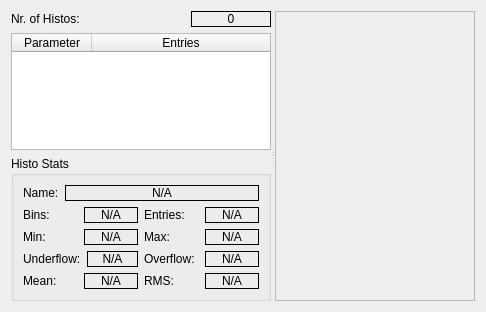
<?xml version="1.0" encoding="UTF-8"?>
<ui version="4.0">
 <class>histogramDataForm</class>
 <widget class="QWidget" name="histogramDataForm">
  <property name="geometry">
   <rect>
    <x>0</x>
    <y>0</y>
    <width>486</width>
    <height>312</height>
   </rect>
  </property>
  <property name="windowTitle">
   <string>Form</string>
  </property>
  <layout class="QGridLayout" name="gridLayout_3">
   <item row="0" column="0">
    <widget class="QSplitter" name="splitter">
     <property name="orientation">
      <enum>Qt::Horizontal</enum>
     </property>
     <widget class="QWidget" name="layoutWidget">
      <layout class="QVBoxLayout" name="verticalLayout">
       <item>
        <layout class="QHBoxLayout" name="horizontalLayout">
         <item>
          <widget class="QLabel" name="label">
           <property name="text">
            <string>Nr. of Histos:</string>
           </property>
          </widget>
         </item>
         <item>
          <widget class="QLabel" name="nrHistosLabel">
           <property name="maximumSize">
            <size>
             <width>80</width>
             <height>16777215</height>
            </size>
           </property>
           <property name="frameShape">
            <enum>QFrame::Box</enum>
           </property>
           <property name="text">
            <string>0</string>
           </property>
           <property name="alignment">
            <set>Qt::AlignCenter</set>
           </property>
          </widget>
         </item>
        </layout>
       </item>
       <item>
        <widget class="QTableWidget" name="tableWidget">
         <property name="sizePolicy">
          <sizepolicy hsizetype="Preferred" vsizetype="Expanding">
           <horstretch>0</horstretch>
           <verstretch>0</verstretch>
          </sizepolicy>
         </property>
         <property name="maximumSize">
          <size>
           <width>16777215</width>
           <height>16777215</height>
          </size>
         </property>
         <property name="editTriggers">
          <set>QAbstractItemView::NoEditTriggers</set>
         </property>
         <property name="alternatingRowColors">
          <bool>true</bool>
         </property>
         <property name="selectionMode">
          <enum>QAbstractItemView::SingleSelection</enum>
         </property>
         <property name="selectionBehavior">
          <enum>QAbstractItemView::SelectRows</enum>
         </property>
         <attribute name="horizontalHeaderMinimumSectionSize">
          <number>70</number>
         </attribute>
         <attribute name="horizontalHeaderDefaultSectionSize">
          <number>80</number>
         </attribute>
         <attribute name="horizontalHeaderStretchLastSection">
          <bool>true</bool>
         </attribute>
         <column>
          <property name="text">
           <string>Parameter</string>
          </property>
         </column>
         <column>
          <property name="text">
           <string>Entries</string>
          </property>
         </column>
        </widget>
       </item>
       <item>
        <widget class="QGroupBox" name="statsGroupBox">
         <property name="title">
          <string>Histo Stats</string>
         </property>
         <layout class="QGridLayout" name="gridLayout_2">
          <item row="0" column="0" colspan="2">
           <layout class="QHBoxLayout" name="horizontalLayout_10">
            <item>
             <widget class="QLabel" name="label_8">
              <property name="text">
               <string>Name:</string>
              </property>
             </widget>
            </item>
            <item>
             <widget class="QLabel" name="histoNameLabel">
              <property name="sizePolicy">
               <sizepolicy hsizetype="Expanding" vsizetype="Preferred">
                <horstretch>0</horstretch>
                <verstretch>0</verstretch>
               </sizepolicy>
              </property>
              <property name="frameShape">
               <enum>QFrame::Box</enum>
              </property>
              <property name="text">
               <string>N/A</string>
              </property>
              <property name="alignment">
               <set>Qt::AlignCenter</set>
              </property>
             </widget>
            </item>
           </layout>
          </item>
          <item row="1" column="0">
           <layout class="QHBoxLayout" name="horizontalLayout_7">
            <item>
             <widget class="QLabel" name="label_7">
              <property name="text">
               <string>Bins:</string>
              </property>
             </widget>
            </item>
            <item>
             <widget class="QLabel" name="nrBinsLabel">
              <property name="frameShape">
               <enum>QFrame::Box</enum>
              </property>
              <property name="text">
               <string>N/A</string>
              </property>
              <property name="alignment">
               <set>Qt::AlignCenter</set>
              </property>
             </widget>
            </item>
           </layout>
          </item>
          <item row="1" column="1">
           <layout class="QHBoxLayout" name="horizontalLayout_2">
            <item>
             <widget class="QLabel" name="label_2">
              <property name="text">
               <string>Entries:</string>
              </property>
             </widget>
            </item>
            <item>
             <widget class="QLabel" name="nrEntriesLabel">
              <property name="frameShape">
               <enum>QFrame::Box</enum>
              </property>
              <property name="text">
               <string>N/A</string>
              </property>
              <property name="alignment">
               <set>Qt::AlignCenter</set>
              </property>
             </widget>
            </item>
           </layout>
          </item>
          <item row="2" column="0">
           <layout class="QHBoxLayout" name="horizontalLayout_13">
            <item>
             <widget class="QLabel" name="label_9">
              <property name="text">
               <string>Min:</string>
              </property>
             </widget>
            </item>
            <item>
             <widget class="QLabel" name="minLabel">
              <property name="frameShape">
               <enum>QFrame::Box</enum>
              </property>
              <property name="text">
               <string>N/A</string>
              </property>
              <property name="alignment">
               <set>Qt::AlignCenter</set>
              </property>
             </widget>
            </item>
           </layout>
          </item>
          <item row="2" column="1">
           <layout class="QHBoxLayout" name="horizontalLayout_14">
            <item>
             <widget class="QLabel" name="label_10">
              <property name="text">
               <string>Max:</string>
              </property>
             </widget>
            </item>
            <item>
             <widget class="QLabel" name="maxLabel">
              <property name="frameShape">
               <enum>QFrame::Box</enum>
              </property>
              <property name="text">
               <string>N/A</string>
              </property>
              <property name="alignment">
               <set>Qt::AlignCenter</set>
              </property>
             </widget>
            </item>
           </layout>
          </item>
          <item row="3" column="0">
           <layout class="QHBoxLayout" name="horizontalLayout_3">
            <item>
             <widget class="QLabel" name="label_3">
              <property name="text">
               <string>Underflow:</string>
              </property>
             </widget>
            </item>
            <item>
             <widget class="QLabel" name="underflowLabel">
              <property name="frameShape">
               <enum>QFrame::Box</enum>
              </property>
              <property name="text">
               <string>N/A</string>
              </property>
              <property name="alignment">
               <set>Qt::AlignCenter</set>
              </property>
             </widget>
            </item>
           </layout>
          </item>
          <item row="3" column="1">
           <layout class="QHBoxLayout" name="horizontalLayout_4">
            <item>
             <widget class="QLabel" name="label_4">
              <property name="text">
               <string>Overflow:</string>
              </property>
             </widget>
            </item>
            <item>
             <widget class="QLabel" name="overflowLabel">
              <property name="frameShape">
               <enum>QFrame::Box</enum>
              </property>
              <property name="text">
               <string>N/A</string>
              </property>
              <property name="alignment">
               <set>Qt::AlignCenter</set>
              </property>
             </widget>
            </item>
           </layout>
          </item>
          <item row="4" column="0">
           <layout class="QHBoxLayout" name="horizontalLayout_5">
            <item>
             <widget class="QLabel" name="label_5">
              <property name="text">
               <string>Mean:</string>
              </property>
             </widget>
            </item>
            <item>
             <widget class="QLabel" name="meanLabel">
              <property name="frameShape">
               <enum>QFrame::Box</enum>
              </property>
              <property name="text">
               <string>N/A</string>
              </property>
              <property name="alignment">
               <set>Qt::AlignCenter</set>
              </property>
             </widget>
            </item>
           </layout>
          </item>
          <item row="4" column="1">
           <layout class="QHBoxLayout" name="horizontalLayout_6">
            <item>
             <widget class="QLabel" name="label_6">
              <property name="text">
               <string>RMS:</string>
              </property>
             </widget>
            </item>
            <item>
             <widget class="QLabel" name="rmsLabel">
              <property name="frameShape">
               <enum>QFrame::Box</enum>
              </property>
              <property name="text">
               <string>N/A</string>
              </property>
              <property name="alignment">
               <set>Qt::AlignCenter</set>
              </property>
             </widget>
            </item>
           </layout>
          </item>
         </layout>
        </widget>
       </item>
      </layout>
     </widget>
     <widget class="QFrame" name="frame">
      <property name="sizePolicy">
       <sizepolicy hsizetype="Expanding" vsizetype="Expanding">
        <horstretch>0</horstretch>
        <verstretch>0</verstretch>
       </sizepolicy>
      </property>
      <property name="minimumSize">
       <size>
        <width>200</width>
        <height>0</height>
       </size>
      </property>
      <property name="frameShape">
       <enum>QFrame::StyledPanel</enum>
      </property>
      <property name="frameShadow">
       <enum>QFrame::Raised</enum>
      </property>
      <layout class="QGridLayout" name="gridLayout">
       <item row="0" column="0">
        <widget class="CustomHistogram" name="histoWidget" native="true">
         <property name="sizePolicy">
          <sizepolicy hsizetype="Expanding" vsizetype="Preferred">
           <horstretch>0</horstretch>
           <verstretch>0</verstretch>
          </sizepolicy>
         </property>
        </widget>
       </item>
      </layout>
     </widget>
    </widget>
   </item>
  </layout>
 </widget>
 <customwidgets>
  <customwidget>
   <class>CustomHistogram</class>
   <extends>QWidget</extends>
   <header>custom_histogram_widget.h</header>
   <container>1</container>
  </customwidget>
 </customwidgets>
 <resources/>
 <connections/>
</ui>
